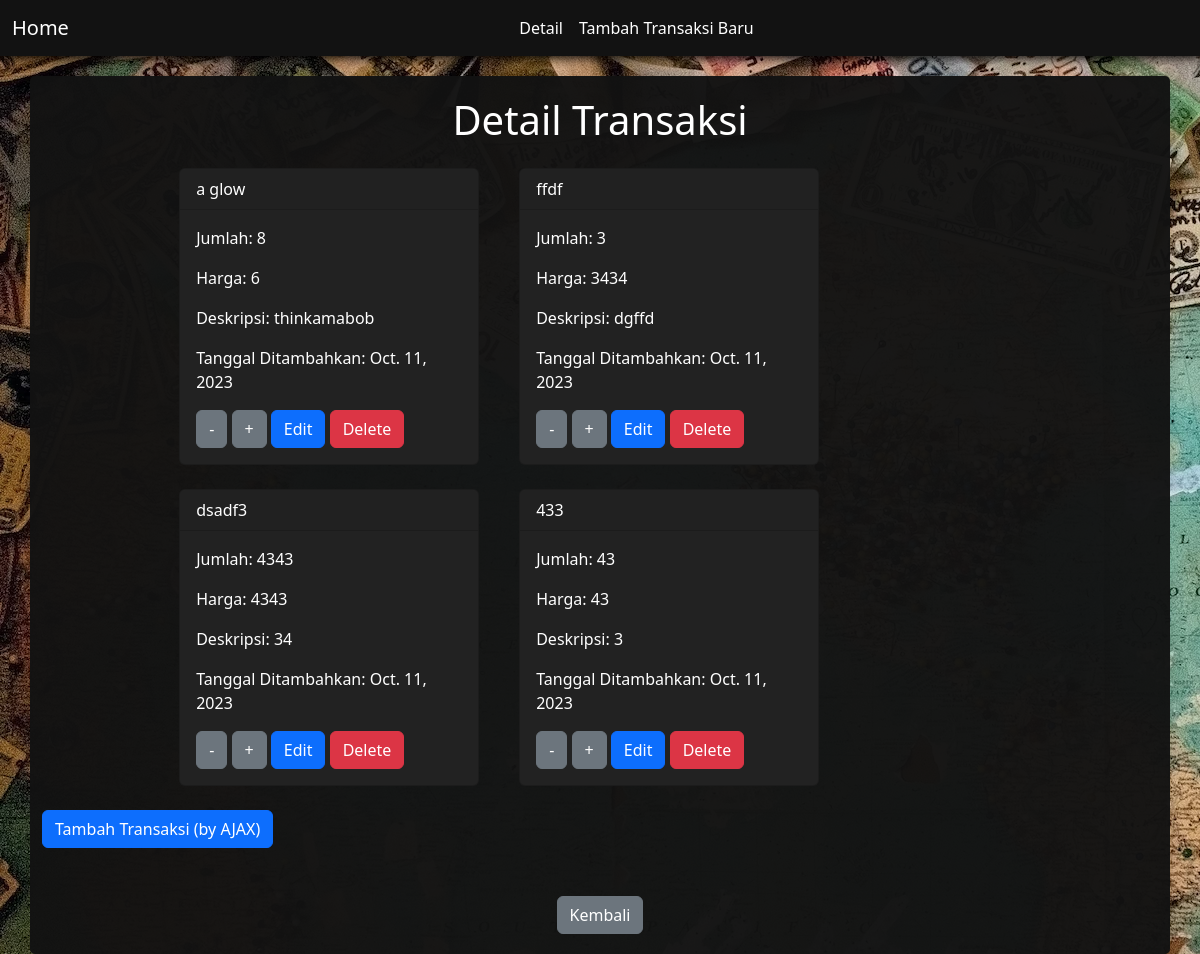
The app's page /show-detail (signed in), older data.
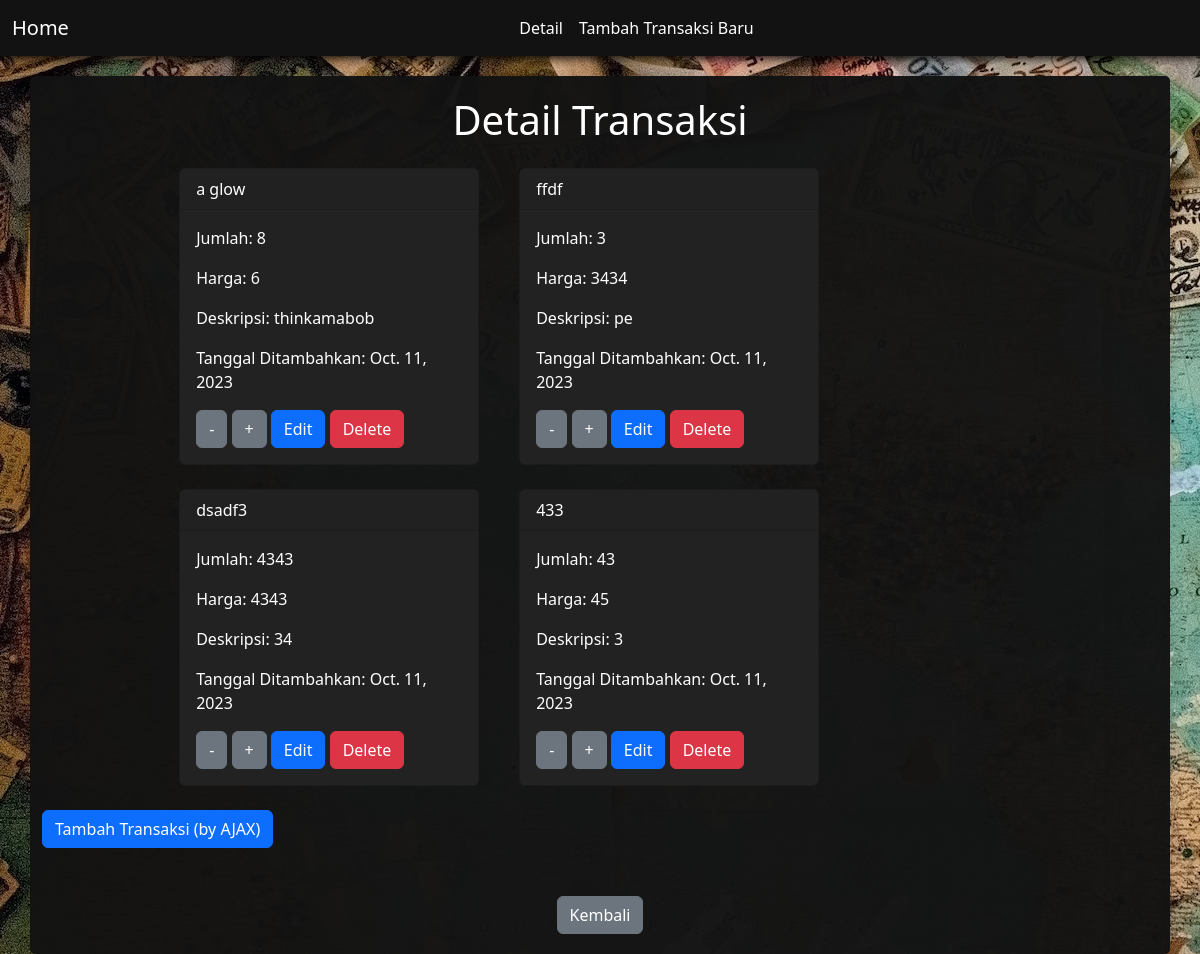
The same page, newer data.
### main/models.py (models this page shows)
class Item(models.Model):
    user = models.ForeignKey(User, on_delete=models.CASCADE)
    name = models.CharField(max_length=255)
    amount = models.IntegerField()
    description = models.TextField()
    price = models.IntegerField()
    date_added = models.DateField(auto_now_add=True)

### main/views.py (the view)
# urls.py: path('show-detail', show_detail, name='show_detail'),
def show_detail(request):
    items = Item.objects.filter(user=request.user)
    context = {'items' : items }
    return render(request, "show_detail.html", context)

### main/templates/show_detail.html (shortened to what this page needs)
{% extends 'base.html' %}
{% block content %}
<div class="container shadow">
    <div class="text-center mb-4">
        <h1>Detail Transaksi</h1>
    </div>
    <div class="card-container">
        {% for item in items %}
        <div class="card mb-4" id="item_card_{{ item.pk }}">
            <div class="card-header">
                {{ item.name }}
            </div>
            <div class="card-body">
                <p class="card-text">Jumlah: {{ item.amount }}</p>
                <p class="card-text">Harga: {{ item.price }}</p>
                <p class="card-text">Deskripsi: {{ item.description }}</p>
                <p class="card-text">Tanggal Ditambahkan: {{ item.date_added }}</p>
                <a href="{% url 'main:decrease_item' item.pk %}" class="btn btn-secondary">-</a>
                <a href="{% url 'main:increase_item' item.pk %}" class="btn btn-secondary">+</a>
                <a href="{% url 'main:edit_item' item.pk %}" class="btn btn-primary">Edit</a>
                <a href="{% url 'main:delete_item' item.pk %}" class="btn btn-danger">Delete</a>
            </div>
        </div>
        {% endfor %}
    </div>
    <button type="button" class="btn btn-primary" data-bs-toggle="modal" data-bs-target="#exampleModal">Tambah Transaksi (by AJAX)</button>
    <div class="text-center mt-5">
        <a href="{% url 'main:show_main' %}" class="btn btn-secondary">Kembali</a>
    </div>
</div>
{% endblock %}

Row changes from the older to the newer data that the page shows:
changed Item "ffdf": description "dgffd" → "pe"
changed Item (number 4 of 4 on the later page): price "43" → "45"
